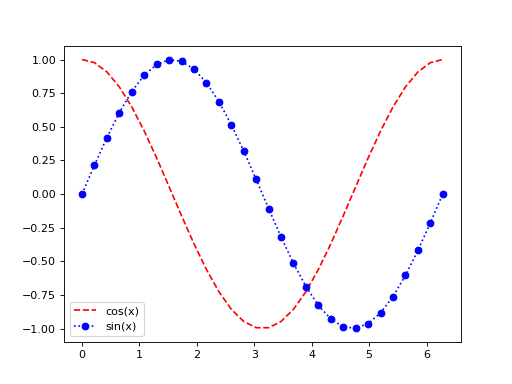

This figure's Python source:
import numpy as np
import matplotlib.pyplot as plt

x = np.linspace(0, 2*np.pi, 30)
y1 = np.cos(x)
y2 = np.sin(x)
plt.plot(x, y1, "r--", label="cos(x)")
plt.plot(x, y2, "b:o", label="sin(x)")
plt.legend()

plt.show()
